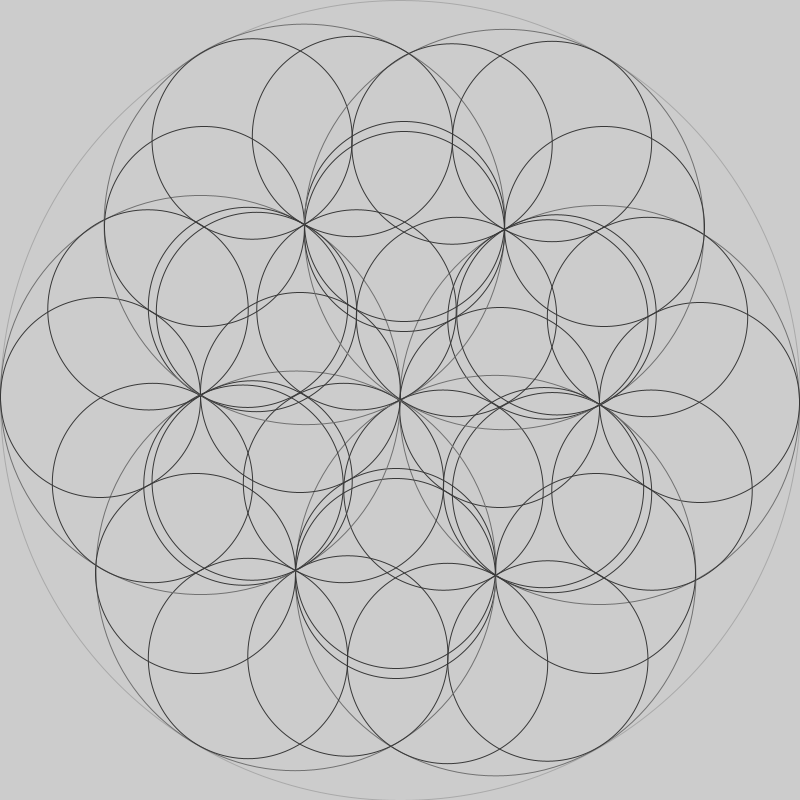
Frame 1 (no input)
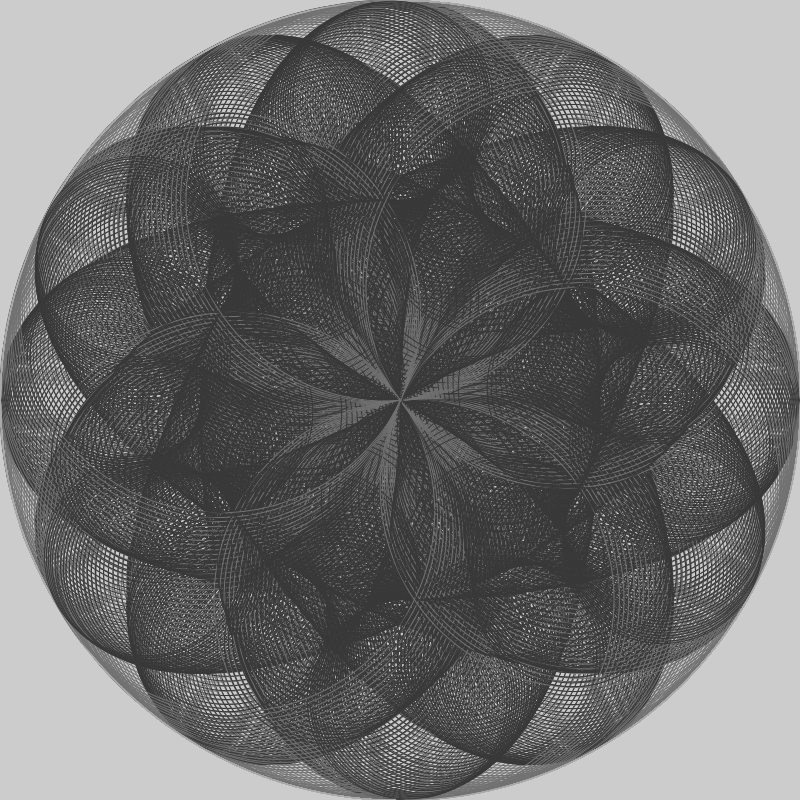
Frame 60 (the mouse pressed at the canvas centre just before this capture)
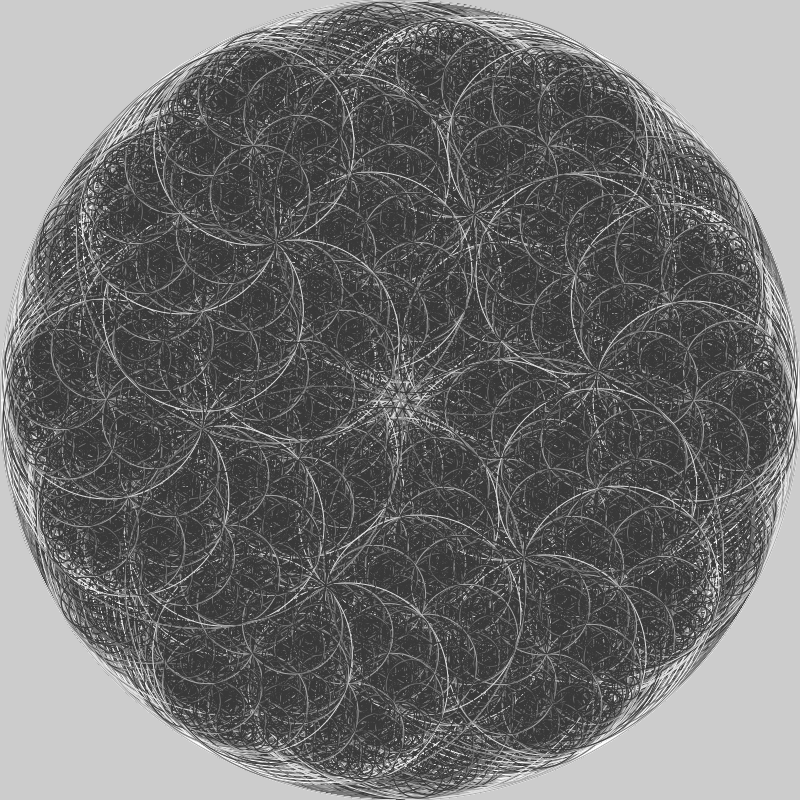
Frame 120 (the mouse held since frame 60 and released just before this capture)

The Processing sketch that drew these frames (run headless with seeded random() and noise(); from frame 60 on, the mouse is pressed at the canvas centre):

// Processing sketch: processing_154605
// ── processing_154605.pde

/*
 * Creative Coding
 * Week 6, 01 - Recursive funtions
 * by Janeen Cohen
 * Copyright (c) 2014 Monash University
 *
 * This sketch demonstrates a recursive function to draw circles within circles.
 *
 */

float ratio = 2;  // size ratio of circles
int division = 6; // number of circles inside each circle
int startlevel =3;

void setup() {
  size(800, 800);
  noStroke();
}

void draw() {
  fill(180, 45);
  translate(width/2, height/2); // move to the middle of the screen
  if (mousePressed && startlevel < 8){
 startlevel++;
  }
  if (mousePressed && startlevel == 7){
    startlevel = 3;
  }
 
  drawCircle(height/2, startlevel);
}

/*
 * drawCircle
 * recursive function that draws a circle
 * then draws 'division' circles inside that circle
 *
 */
void drawCircle(float radius, int level) {                    
  float tt = 226 * level/4.0;
  noFill();
  strokeWeight(1);
  stroke(tt);

  // draw the circle
  ellipse(0, 0, radius*2, radius*2);      
  if (level > 1) {
    level = level - 1;

    // draw the inner circles
    for (int i = 0; i < division; ++i) {  
      pushMatrix();
      float mult = (level % 2 == 1) ? -1 : 1;
      rotate(mult * frameCount / (20.0 * level) + TWO_PI/division * i);
      translate(radius - radius/ratio, 0);
      drawCircle(radius/ratio, level);
      popMatrix();
    }
  }
}
